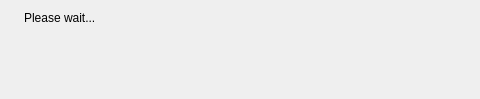
<?xml version="1.0" encoding="UTF-8"?>
<ui version="4.0">
 <class>asynchronousMessageClass</class>
 <widget class="QWidget" name="asynchronousMessageClass">
  <property name="geometry">
   <rect>
    <x>0</x>
    <y>0</y>
    <width>480</width>
    <height>99</height>
   </rect>
  </property>
  <property name="windowTitle">
   <string>Please wait...</string>
  </property>
  <property name="windowIcon">
   <iconset resource="../resources.qrc">
    <normaloff>:/logo/resources/icon64.png</normaloff>:/logo/resources/icon64.png</iconset>
  </property>
  <layout class="QHBoxLayout" name="horizontalLayout">
   <item>
    <widget class="QLabel" name="messageIcon">
     <property name="text">
      <string/>
     </property>
     <property name="pixmap">
      <pixmap resource="../resources.qrc">:/devices48/resources/tr48x48-0017.png</pixmap>
     </property>
     <property name="alignment">
      <set>Qt::AlignLeading|Qt::AlignLeft|Qt::AlignTop</set>
     </property>
    </widget>
   </item>
   <item>
    <widget class="QLabel" name="message">
     <property name="sizePolicy">
      <sizepolicy hsizetype="Expanding" vsizetype="Preferred">
       <horstretch>0</horstretch>
       <verstretch>0</verstretch>
      </sizepolicy>
     </property>
     <property name="text">
      <string>Please wait...</string>
     </property>
     <property name="alignment">
      <set>Qt::AlignLeading|Qt::AlignLeft|Qt::AlignTop</set>
     </property>
    </widget>
   </item>
  </layout>
 </widget>
 <resources>
  <include location="../../resources.qrc"/>
 </resources>
 <connections/>
</ui>
